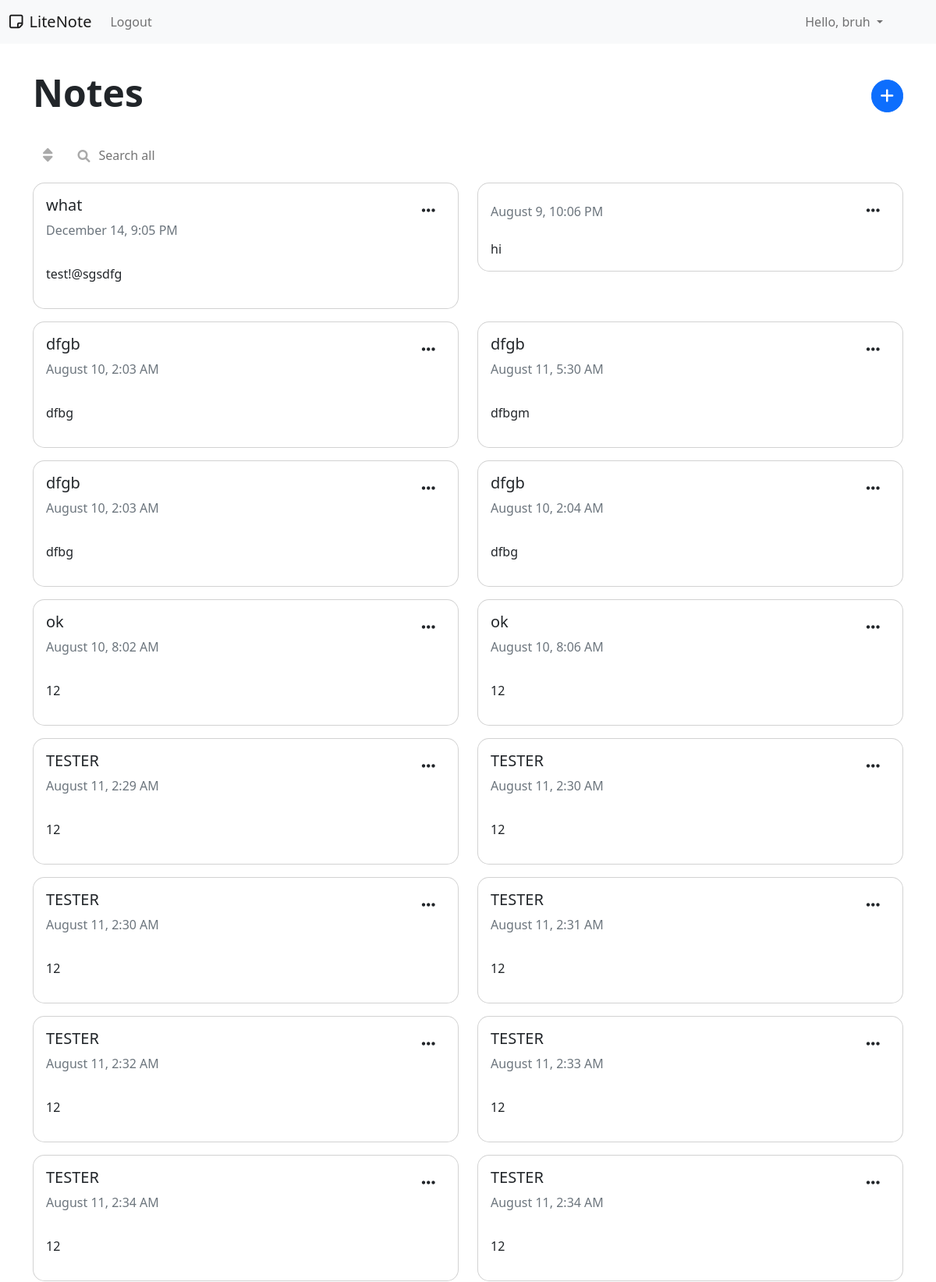
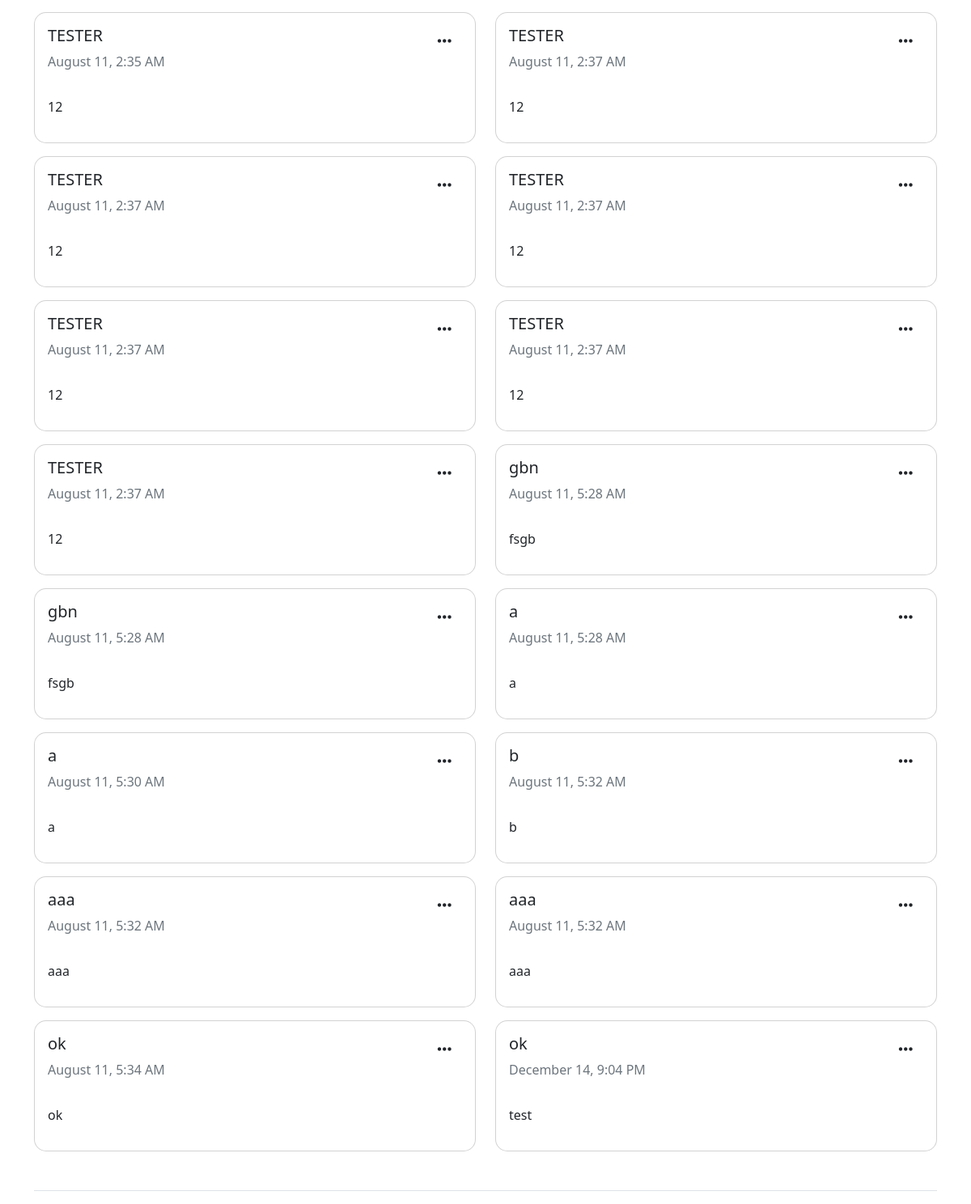
/ (signed in), run on an earlier commit of the app's database (2 pictures, top to bottom).
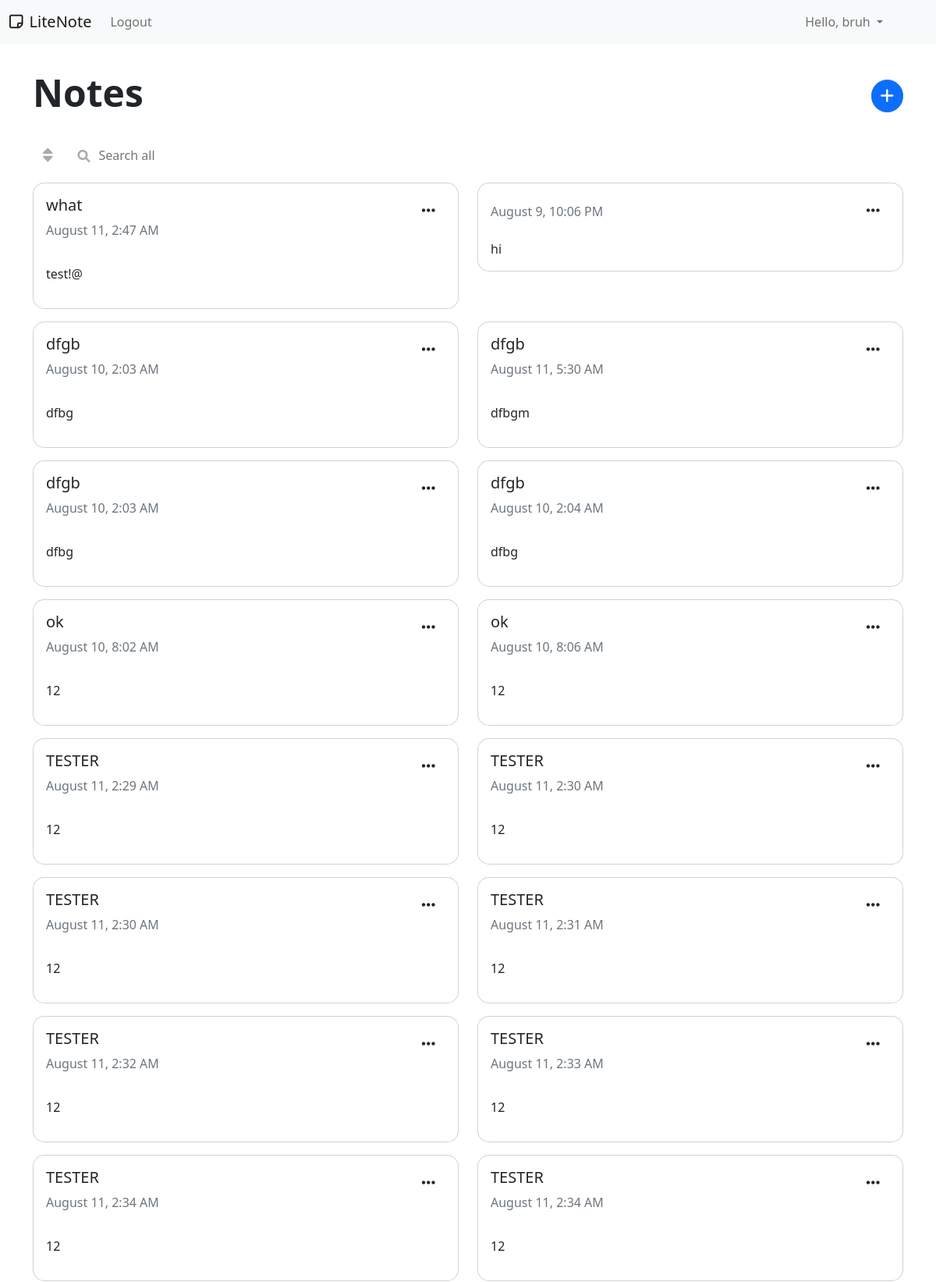
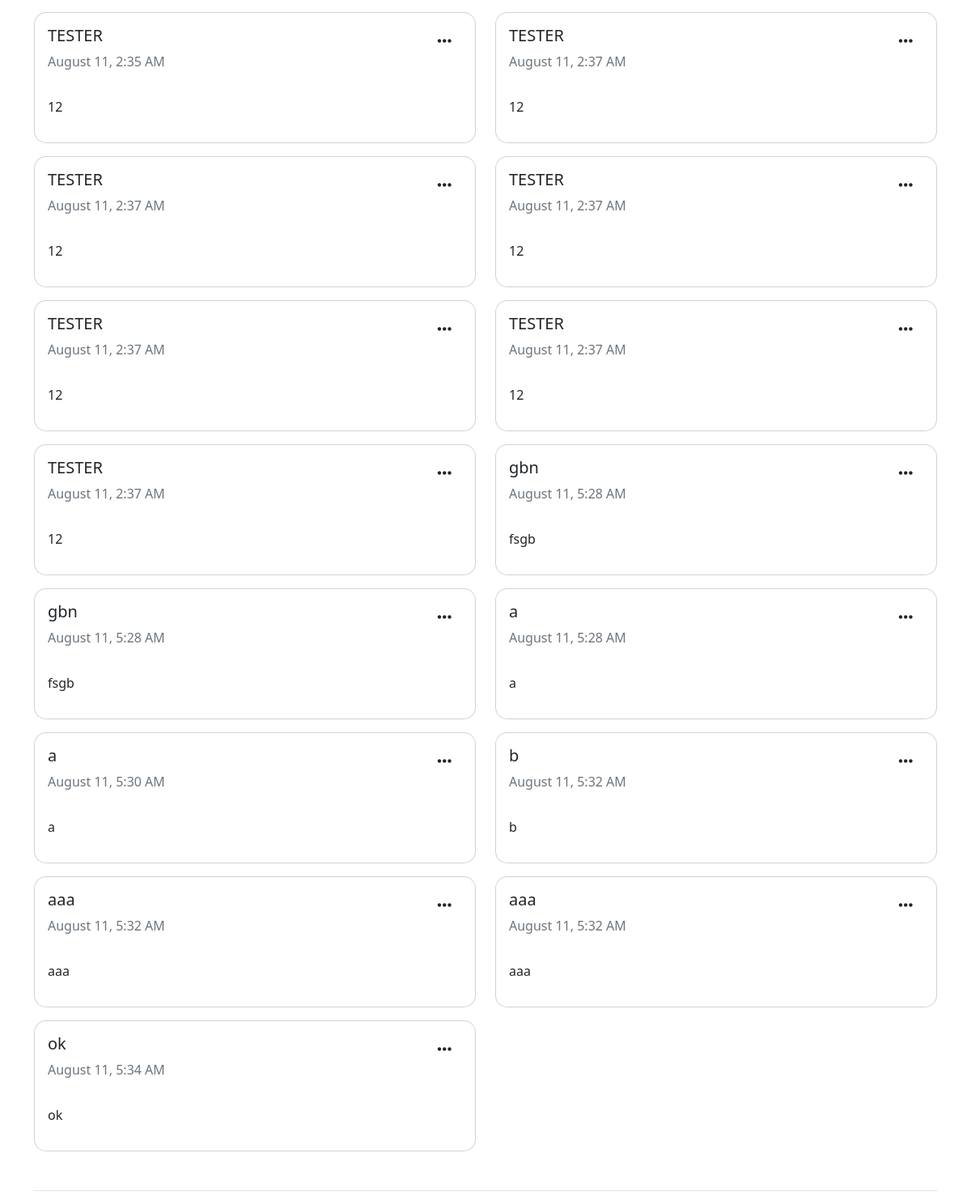
And on a later commit of the database (2 pictures, top to bottom).
### models.py (models this page shows)
class Note(db.Model):
    id = db.Column(db.Integer, primary_key=True)
    title = db.Column(db.String(100))
    data = db.Column(db.String(10000))
    time = db.Column(db.DateTime(timezone=True), default=func.now())
    user_id = db.Column(db.Integer, db.ForeignKey('user.id'))

### views.py (the view, shortened to what this page needs)
@views.route('/', methods=['GET', 'POST'])
@login_required
def home():
    return render_template("home.html", notes=current_user.notes, user=current_user, time=datetime.datetime.utcnow().strftime("%A, %B %d, %I:%M %p").replace(' 0', ' '))

### templates/home.html (shortened to what this page needs)
{% extends "base.html"%}
{% block content %}
<div class="row mt-5 mb-4">
    <div class="col">
        <h1 class="display-5 fw-bold ">Notes</h1>
    </div>
    <div class="col d-flex align-items-center justify-content-end">
        <button type="button" class="btn btn-primary float-end addNote" data-toggle="modal" data-target="#newNote">
            <i class="fas fa-plus fa-lg"></i>
        </button>
    </div>
</div>
<div class="row">
    <div class="col-xl-6 d-flex align-items-center">
        <div class="dropdown me-2">
            <button type="button" class="btn" data-bs-toggle="dropdown" aria-expanded="false" style="border-radius: 0.375rem">
                <i class="fa-solid fa-sort fa-lg" style="color: #aaa;"></i>
            </button>
        </div>
        <div class="form-group has-search" role="search" style="width: 300px">
            <input type="search" placeholder="Search all" name="search" id="searchInput" class="myform searchbox-input deletable" onkeyup="buttonUp();">
        </div>
    </div>
</div>
    <div class="row mb-5 grid" data-masonry='{"percentPosition": true }'>
        {% for note in notes %}
        <div class="cardFrame col-xl-6 mt-3 col-md-12 card-deck">
            <div class="card" style="border-radius: 15px;">
                <div class="card-body">
                    <div class="row mb-2">
                        <div class="col-8">
                            <h5 class="card-title">{{note.title}}</h5>
                            <p class="text-muted">{{note.time.strftime("%B %d, %I:%M %p").replace(' 0', ' ')}}</p>
                        </div>
                        <div class="col-4">
                            <div class="btn-group float-end">
                                <button type="button" class="btn" data-bs-toggle="dropdown" aria-expanded="false" style="border-radius: 0.375rem">
                                    <i class="fa-solid fa-ellipsis fa-lg"></i>
                                </button>
                            </div>
                        </div>
                    </div>
                    <p class="card-text">{{note.data | safe}}</p>
                </div>
            </div>
        </div>
        {% endfor %}
    </div>
    <footer class="pt-3 mt-4 text-muted border-top">
    </footer>
{% endblock %}

What changed in the data, as far as the page shows it:
removed Note: title "ok", time "December 14, 9:04 PM", data "test"
changed Note "what": time "December 14, 9:05 PM" → "August 11, 2:47 AM"; data "test!@sgsdfg" → "test!@"
